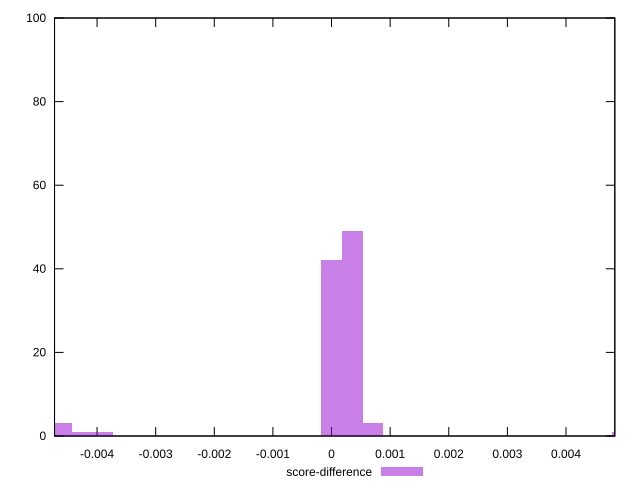

Write the gnuplot code that produced this figure.
reset

$scoreDifference <<EOF
0 42
0.00035448020539354674 49
-0.003899282259329014 1
0.0049627228755096545 1
-0.004608242670116108 3
0.0007089604107870935 3
-0.004253762464722561 1
EOF

set key outside below
set boxwidth 0.00035448020539354674
set xrange [-0.004725493658662483:0.004833004998194501]
set yrange [0:100]
set trange [0:100]
set style fill transparent solid 0.5 noborder
set terminal svg size 640, 490 enhanced background rgb 'white'
set output "report_00008_2021-01-22T20:58:29.167/first-contentful-paint/samples/pages+cached+noexternal+nosvg/score-difference/histogram.svg"

plot $scoreDifference title "score-difference" with boxes

reset
